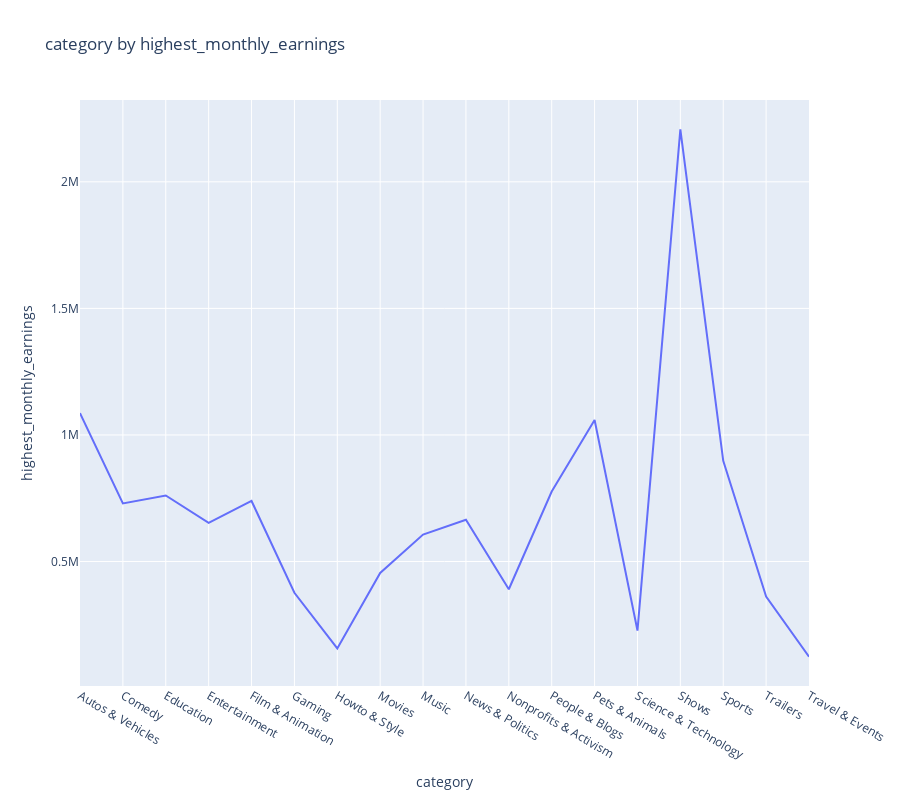

The notebook cell saved with this chart:
### Markdown cell above
## Top Categories with highest monthly earnings :

### Code cell
category_highest_monthly_earnings = df.groupby('category')['highest_monthly_earnings'].mean().reset_index()


fig_category_highest_monthly_earnings = px.line(
    category_highest_monthly_earnings,
    x='category',   
    y='highest_monthly_earnings', 
    title='category by highest_monthly_earnings', 
    height=800  # Set the height of the plot
)

# Display the plot
fig_category_highest_monthly_earnings.show()

### Figure 1 — Plotly figure (JSON) as saved in the notebook; plotly's stock layout.template omitted (floating-point values rounded to 4 significant figures)
{"data": [{"hovertemplate": "category=%{x}<br>highest_monthly_earnings=%{y}<extra></extra>", "legendgroup": "", "line": {"color": "#636efa", "dash": "solid"}, "marker": {"symbol": "circle"}, "mode": "lines", "name": "", "orientation": "v", "showlegend": false, "type": "scatter", "x": ["Autos & Vehicles", "Comedy", "Education", "Entertainment", "Film & Animation", "Gaming", "Howto & Style", "Movies", "Music", "News & Politics", "Nonprofits & Activism", "People & Blogs", "Pets & Animals", "Science & Technology", "Shows", "Sports", "Trailers", "Travel & Events"], "xaxis": "x", "y": [1086350, 729700.0, 760800.0, 652500.0, 739200.0, 376500.0, 156600.0, 454700, 606400.0, 665000.0, 390400, 776400.0, 1059000.0, 227200.0, 2207000.0, 898025, 361900, 124000], "yaxis": "y"}], "layout": {"height": 800, "legend": {"tracegroupgap": 0}, "title": {"text": "category by highest_monthly_earnings"}, "xaxis": {"anchor": "y", "domain": [0, 1], "title": {"text": "category"}}, "yaxis": {"anchor": "x", "domain": [0, 1], "title": {"text": "highest_monthly_earnings"}}}}
